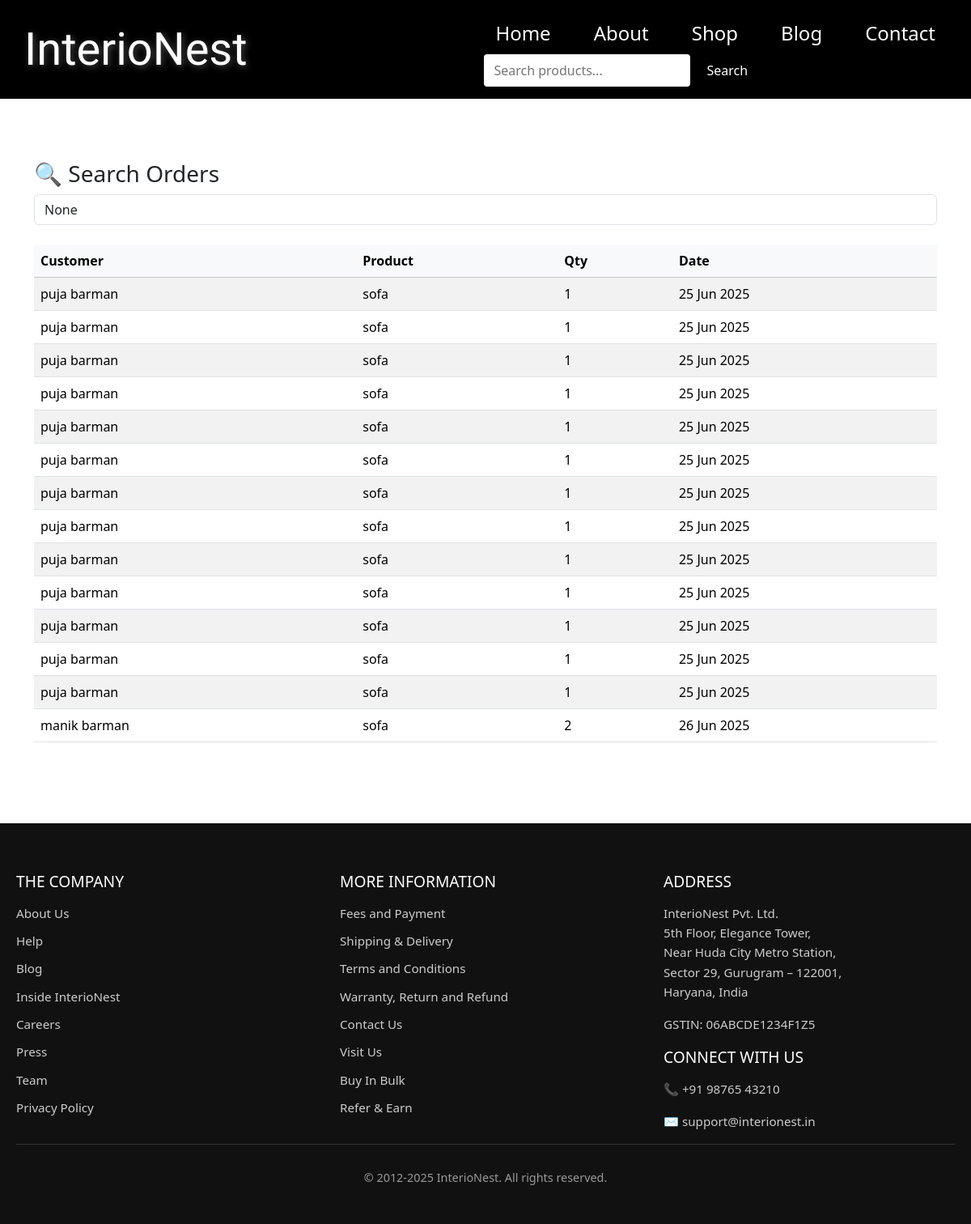
Screenshot of /search-orders/ (signed in) with the database file from the repository.
### main/models.py (models this page shows, shortened)
class Order(models.Model):
    full_name = models.CharField(max_length=100)
    email = models.EmailField()
    phone = models.CharField(max_length=15)
    address = models.TextField()
    product_name = models.CharField(max_length=100)
    quantity = models.PositiveIntegerField()
    otp = models.IntegerField()
    order_date = models.DateTimeField(auto_now_add=True)
    payment_id = models.CharField(max_length=100, null=True, blank=True)

### main/views.py (the view)
# urls.py: path('search-orders/', views.search_orders, name='search_orders'),
@login_required
def search_orders(request):
    query = request.GET.get('query')
    orders = Order.objects.all()
    if query:
        orders = orders.filter(full_name__icontains=query) | orders.filter(product_name__icontains=query)
    return render(request, 'main/search_orders.html', {'orders': orders, 'query': query})

### main/templates/main/search_orders.html
{% extends 'base.html' %}
{% block content %}
<div style="height: 150px;"></div>
<div class="container mt-5" style="margin-bottom:100px;">
  <h3>🔍 Search Orders</h3>
  <form method="GET" class="mb-4">
    <input type="text" name="query" class="form-control" placeholder="Search by customer or product..." value="{{ query }}">
  </form>
  <table class="table table-striped">
    <thead class="table-light">
      <tr>
        <th>Customer</th>
        <th>Product</th>
        <th>Qty</th>
        <th>Date</th>
      </tr>
    </thead>
    <tbody>
      {% for order in orders %}
      <tr>
        <td>{{ order.full_name }}</td>
        <td>{{ order.product_name }}</td>
        <td>{{ order.quantity }}</td>
        <td>{{ order.order_date|date:"d M Y" }}</td>
      </tr>
      {% empty %}
      <tr>
        <td colspan="4" class="text-center text-muted">No matching orders found.</td>
      </tr>
      {% endfor %}
    </tbody>
  </table>
</div>
{% endblock %}

### rows the page displays
Order: full_name "puja barman", product_name "sofa", quantity "1", order_date "25 Jun 2025"
Order: full_name "puja barman", product_name "sofa", quantity "1", order_date "25 Jun 2025"
Order: full_name "puja barman", product_name "sofa", quantity "1", order_date "25 Jun 2025"
Order: full_name "puja barman", product_name "sofa", quantity "1", order_date "25 Jun 2025"
Order: full_name "puja barman", product_name "sofa", quantity "1", order_date "25 Jun 2025"
Order: full_name "puja barman", product_name "sofa", quantity "1", order_date "25 Jun 2025"
Order: full_name "puja barman", product_name "sofa", quantity "1", order_date "25 Jun 2025"
Order: full_name "puja barman", product_name "sofa", quantity "1", order_date "25 Jun 2025"
Order: full_name "puja barman", product_name "sofa", quantity "1", order_date "25 Jun 2025"
Order: full_name "puja barman", product_name "sofa", quantity "1", order_date "25 Jun 2025"
Order: full_name "puja barman", product_name "sofa", quantity "1", order_date "25 Jun 2025"
Order: full_name "puja barman", product_name "sofa", quantity "1", order_date "25 Jun 2025"
Order: full_name "puja barman", product_name "sofa", quantity "1", order_date "25 Jun 2025"
Order: full_name "manik barman", product_name "sofa", quantity "2", order_date "26 Jun 2025"
